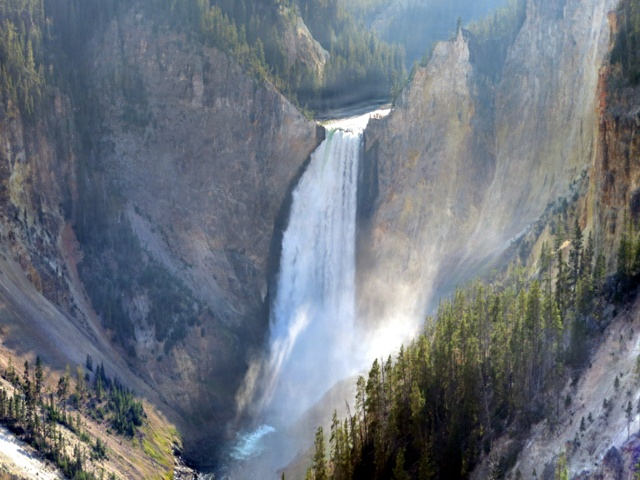
#> input picture ImageEnage/PM/zmIce.jpg, 640 x 480 px
$ python GradientTest.py
#> lines starting #> are read from the running program, lines starting #| are printed output that depends on the picture; after the words box and inside, x2 and y2 are one past the last pixel; in counts of white or black regions, pixels touching at a corner belong together
#梯度计算
import cv2
import numpy as np
import numpy as np

img=cv2.imread('../PM/zmIce.jpg')
#> img is the input picture: shape (480, 640, 3); mean B, G, R 125.5, 116.6, 109.5
Img_array=cv2.cvtColor(img,cv2.COLOR_RGB2GRAY)
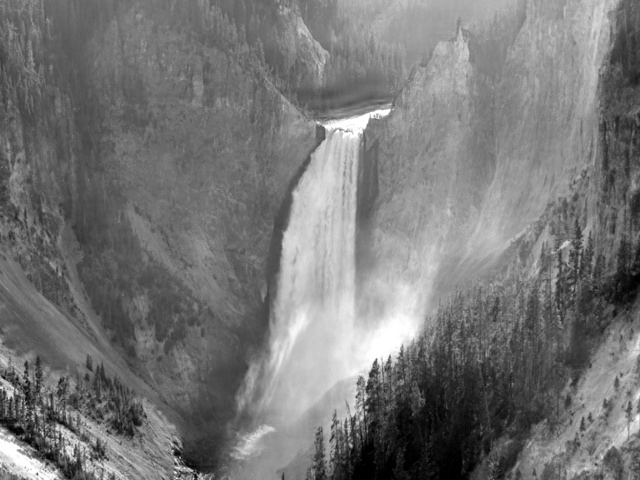
#> Img_array: shape (480, 640); min 0, max 255, mean 118.4
print(Img_array)
#> (printed output is left out)
gradient=np.gradient(Img_array)
#> gradient = 2 items
print('---------------')
print(gradient)
#> (printed output is left out)
img_new=gradient+Img_array
print(img_new)
#> (printed output is left out)
#该函数返回的第一个值就是输入的thresh值，第二个就是处理后的图像
retVal, a_img = cv2.threshold(Img_array, 0, 255, cv2.THRESH_OTSU)
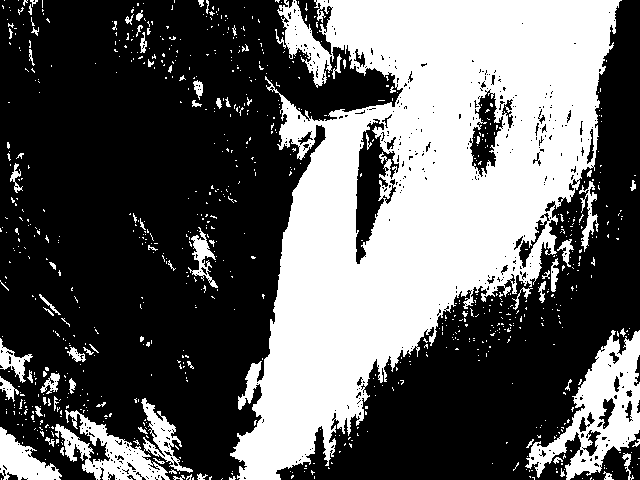
#> a_img: shape (480, 640); 37.9% white; 851 white regions (775 under 20 px), largest, box (x1, y1, x2, y2) and area: (230, 0, 622, 480) 96273, (525, 330, 640, 480) 6656, (55, 398, 193, 480) 4173
#> retVal = 127
print(retVal)
#| 127.0

$ run again, with ImageEnage/PM/HEtest.jpg copied over ImageEnage/PM/zmIce.jpg
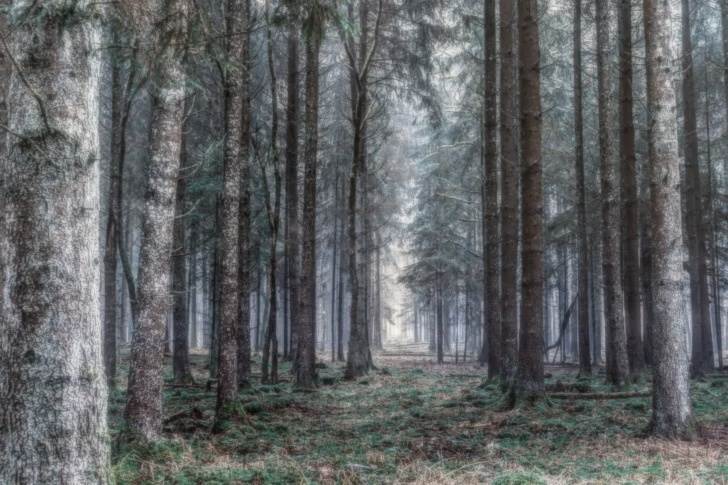
#> input picture ImageEnage/PM/HEtest.jpg, 728 x 485 px
#> img is the input picture: shape (485, 728, 3); mean B, G, R 99.4, 98.1, 95.4
#> (printed output is left out)
#> gradient = 2 items
#> (printed output is left out)
#> (printed output is left out)
#> `retVal, a_img = cv2.threshold(Img_array, 0, 255, cv2.THRESH_OTSU)`:
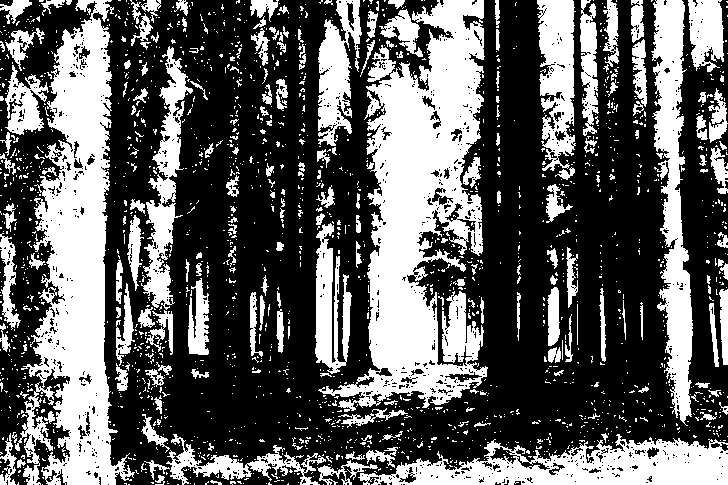
#> a_img: shape (485, 728); 37.2% white; 1936 white regions (1726 under 20 px), largest, box (x1, y1, x2, y2) and area: (318, 0, 488, 412) 32491, (15, 0, 135, 485) 26621, (358, 434, 728, 485) 10277
#> retVal = 106
#| 106.0

$ run again, with ImageEnage/PM/HEtest3.jpg copied over ImageEnage/PM/zmIce.jpg
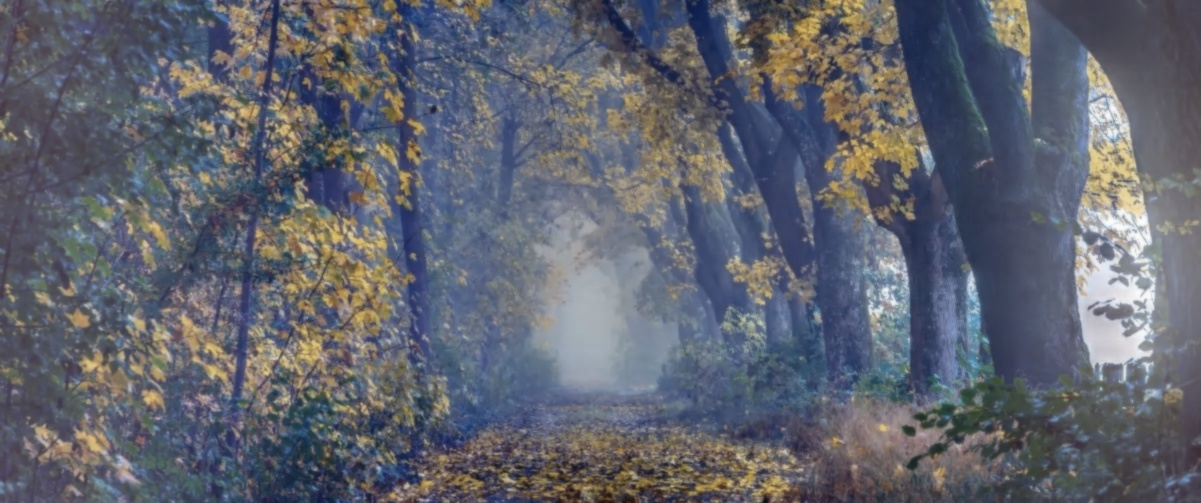
#> input picture ImageEnage/PM/HEtest3.jpg, 1201 x 503 px
#> img is the input picture: shape (503, 1201, 3); mean B, G, R 110.4, 99.9, 96.7
#> `Img_array=cv2.cvtColor(img,cv2.COLOR_RGB2GRAY)`:
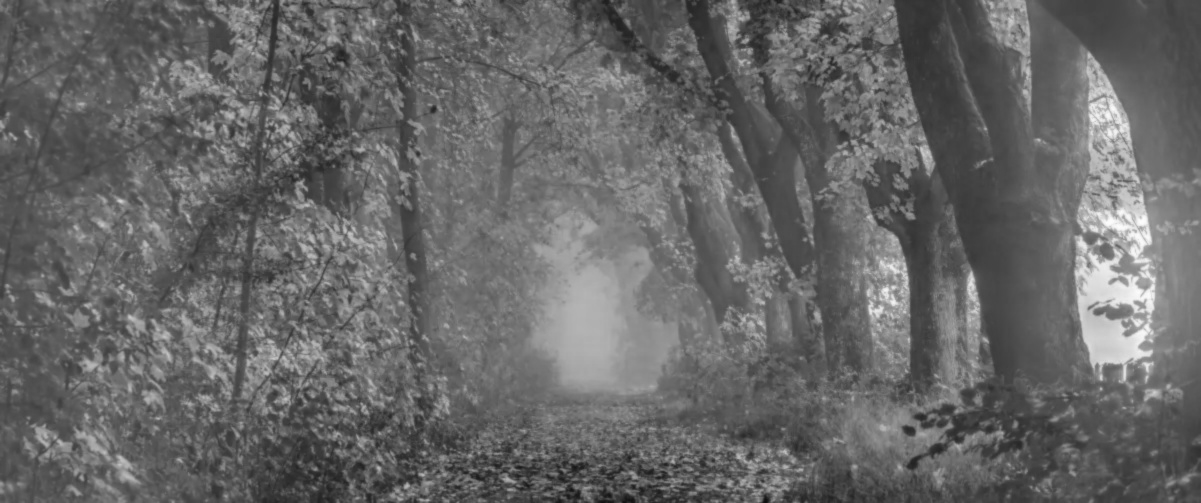
#> Img_array: shape (503, 1201); min 12, max 253, mean 102.7
#> (printed output is left out)
#> gradient = 2 items
#> (printed output is left out)
#> (printed output is left out)
#> `retVal, a_img = cv2.threshold(Img_array, 0, 255, cv2.THRESH_OTSU)`:
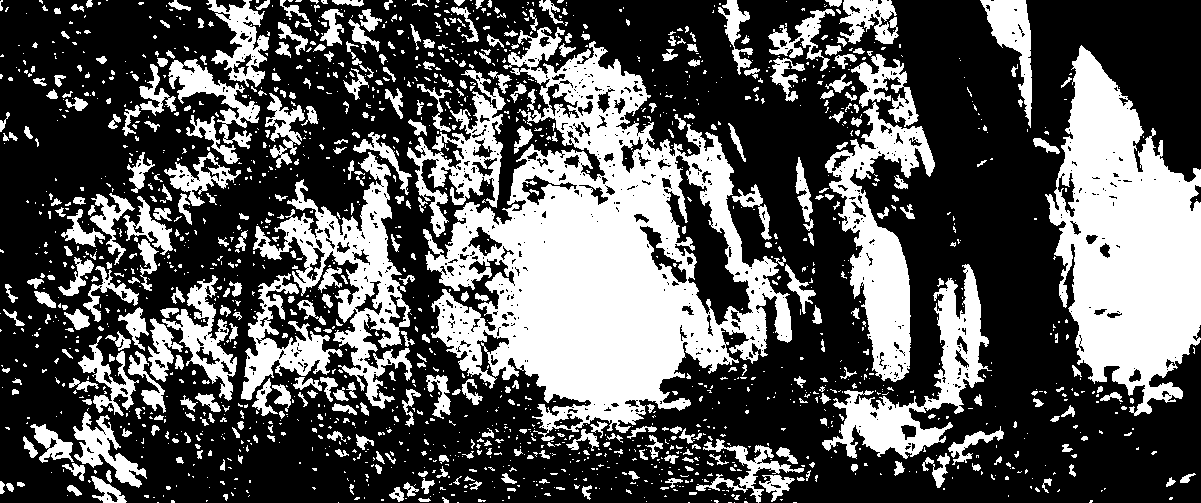
#> a_img: shape (503, 1201); 34.5% white; 1735 white regions (1303 under 20 px), largest, box (x1, y1, x2, y2) and area: (423, 27, 792, 441) 65498, (1045, 45, 1201, 416) 34017, (253, 152, 412, 409) 11146
#> retVal = 110
#| 110.0
